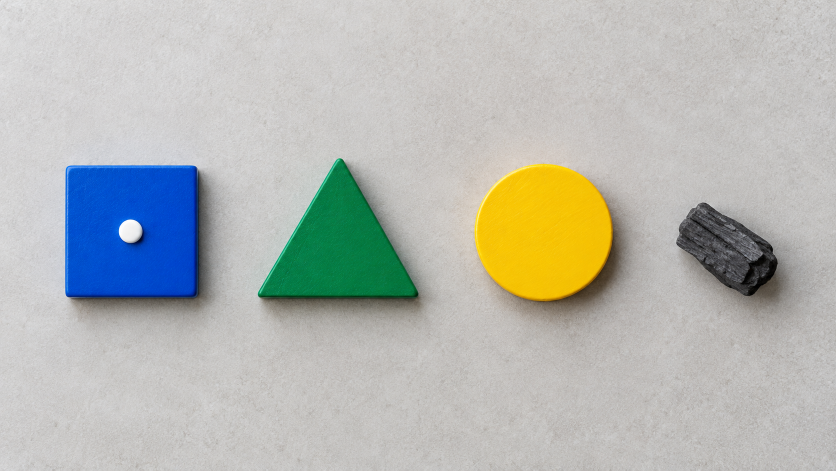
#> input picture session-04/assets/mask-lab-source.png, 1672 x 941 px, found by its file name (shown at 1/2 size)
$ jupyter execute 04_color_filtering_masks.ipynb
#> lines starting #> are read from the running program, lines starting #| are printed output that depends on the picture; after the words box and inside, x2 and y2 are one past the last pixel; in counts of white or black regions, pixels touching at a corner belong together
# Session 04 — Color Filtering and Masks

**Goal:** turn a colour rule into a visible mask, clean that mask, and measure its largest region.

This notebook uses a supplied still image, so it runs in Google Colab without webcam permissions. You will edit just the HSV limits, then inspect what changes.

## 1. Import the tools

OpenCV changes and measures images. NumPy stores the image as numbers. Matplotlib shows the results.

[cell 1]
# OpenCV gives us tools for working with image pixels.
import cv2

# NumPy stores image pixels as rows and columns of numbers.
import numpy as np

# Matplotlib displays images inside Google Colab.
import matplotlib.pyplot as plt

## 2. Load the lesson image

The image is stored in this course repository. `imdecode` turns the downloaded bytes into an image. OpenCV normally uses BGR order, so we immediately convert it to RGB for display.

[cell 2]
# urlopen downloads the original lesson image from GitHub.
from urllib.request import urlopen

# This is the image used throughout the lesson.
IMAGE_URL = "https://raw.githubusercontent.com/qershyahya/iskytech-computer-vision-lab/main/session-04/assets/mask-lab-source.png"

# Download the image file as bytes.
image_bytes = urlopen(IMAGE_URL).read()

# Turn those bytes into an OpenCV image.
# OpenCV first reads colour images in BGR order.
image_bgr = cv2.imdecode(np.frombuffer(image_bytes, np.uint8), cv2.IMREAD_COLOR)
#> image_bgr is the input picture: shape (941, 1672, 3); mean B, G, R 179.1, 184.1, 181.1

# Change BGR to RGB so Matplotlib shows the colours correctly.
image = cv2.cvtColor(image_bgr, cv2.COLOR_BGR2RGB)

# Make one empty space for the original image.
plt.figure(figsize=(8, 4.5))

# Draw the image in that space.
plt.imshow(image)

# Hide the number grid around the image.
plt.axis("off")

# Give the image a clear title.
plt.title("Original lesson image")

## 3. Choose the blue rule

HSV means **Hue, Saturation, Value**. Each pixel has three values. The two lines below set the lowest and highest HSV value we will accept as blue.

**Your edit:** change one number only, rerun the next cell, then explain one change in the mask.

[cell 3]
# Each list is [Hue, Saturation, Value].
# Hue runs from 0 to 179 in OpenCV.
# Saturation and Value run from 0 to 255.

# EDIT: the smallest HSV values that will count as blue.
LOWER_BLUE = np.array([95, 70, 55])

# EDIT: the largest HSV values that will count as blue.
UPPER_BLUE = np.array([125, 255, 255])

## 4. Make and inspect the raw mask

`inRange` tests every pixel. White means the pixel passed the blue rule; black means it did not.

[cell 4]
# Describe every pixel using Hue, Saturation, and Value.
hsv = cv2.cvtColor(image, cv2.COLOR_RGB2HSV)
#> hsv: shape (941, 1672, 3); mean H, S, V 37.3, 33.7, 193.5

# Test every HSV pixel against the blue limits.
# White means "keep this pixel". Black means "ignore this pixel".
raw_mask = cv2.inRange(hsv, LOWER_BLUE, UPPER_BLUE)
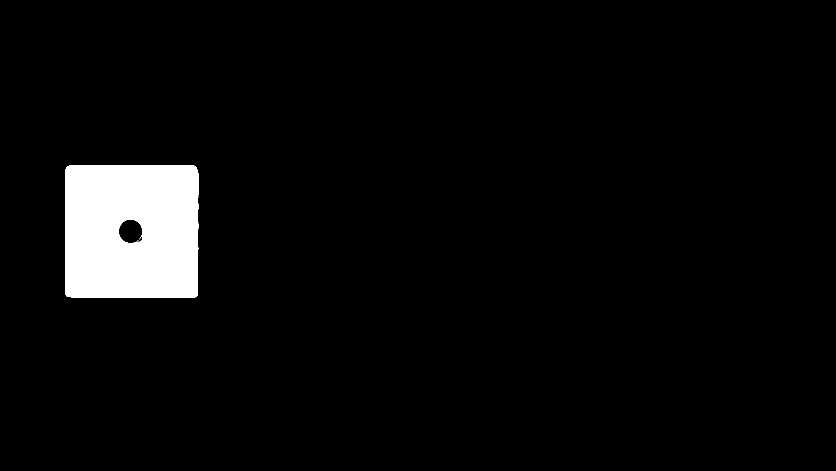
#> raw_mask: shape (941, 1672) (shown at 1/2 size); 4.4% white; 2 white regions (1 under 20 px), largest, box (x1, y1, x2, y2) and area: (130, 330, 397, 596) 68648

# Make a figure with two image spaces.
plt.figure(figsize=(10, 4))

# Show the original image on the left.
plt.subplot(1, 2, 1)
plt.imshow(image)
plt.title("Original")
plt.axis("off")

# Show the first black-and-white mask on the right.
plt.subplot(1, 2, 2)
plt.imshow(raw_mask, cmap="gray")
plt.title("Raw mask: white = kept")
plt.axis("off")
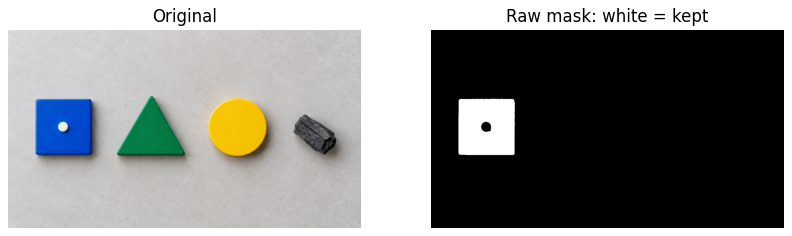
#> figure drawn by matplotlib, 2 panels

## 5. Clean the mask carefully

A small **opening** removes isolated white specks. A small **closing** fills tiny black holes. The 5×5 kernel is the size of the cleaning tool. Do not make it larger unless you can point to a visible problem it fixes.

[cell 5]
# Make a small 5 by 5 square cleaning tool.
# It is called a kernel because OpenCV slides it across the mask.
KERNEL = np.ones((5, 5), np.uint8)

# Opening removes isolated white specks.
clean_mask = cv2.morphologyEx(raw_mask, cv2.MORPH_OPEN, KERNEL)
#> clean_mask: shape (941, 1672); 4.4% white; 1 white region, box (x1, y1, x2, y2) and area: (130, 330, 397, 596) 68597

# Closing fills tiny black holes inside the kept region.
clean_mask = cv2.morphologyEx(clean_mask, cv2.MORPH_CLOSE, KERNEL)
#> clean_mask: shape (941, 1672); 4.4% white; 1 white region, box (x1, y1, x2, y2) and area: (130, 330, 397, 596) 68605

# Make a figure with two image spaces.
plt.figure(figsize=(10, 4))

# Show the mask before cleaning.
plt.subplot(1, 2, 1)
plt.imshow(raw_mask, cmap="gray")
plt.title("Before cleanup")
plt.axis("off")

# Show the mask after cleaning.
plt.subplot(1, 2, 2)
plt.imshow(clean_mask, cmap="gray")
plt.title("After cleanup")
plt.axis("off")
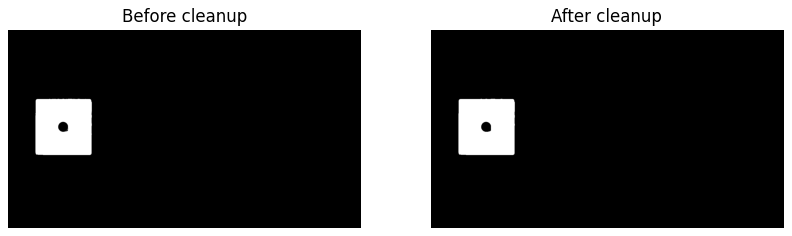
#> figure drawn by matplotlib, 2 panels

## 6. Measure the largest connected region

A connected component is a group of touching white pixels. We choose the largest group, draw its box and centre, and report its area. This is a rule-based measurement, not recognition of an object's identity.

[cell 6]
# Find groups of touching white pixels in the cleaned mask.
count, labels, stats, centres = cv2.connectedComponentsWithStats(clean_mask)
#> count = 2; stats = [[0, 0, 1672, 941, 1504747], [130, 330, 267, 266, 68605]]; centres = [[861.6, 470.3], [262.9, 462.9]]

# Make a copy so the original image stays unchanged.
result = image.copy()

# Label 0 is always the black background.
# If there is no label 1 or higher, no blue region passed the rule.
if count <= 1:
    print("No blue region passed the current rule. Adjust one HSV limit and try again.")
else:
    # Ignore the background and choose the region with the largest area.
    biggest = 1 + np.argmax(stats[1:, cv2.CC_STAT_AREA])
#> biggest = 1

    # Read the chosen region's left edge and top edge.
    x = stats[biggest, cv2.CC_STAT_LEFT]
#> x = 130
    y = stats[biggest, cv2.CC_STAT_TOP]
#> y = 330

    # Read the chosen region's width, height, and area.
    width = stats[biggest, cv2.CC_STAT_WIDTH]
#> width = 267
    height = stats[biggest, cv2.CC_STAT_HEIGHT]
#> height = 266
    area = stats[biggest, cv2.CC_STAT_AREA]
#> area = 68605

    # Read and round the chosen region's centre point.
    cx = int(centres[biggest, 0])
#> cx = 262
    cy = int(centres[biggest, 1])
#> cy = 462

    # Draw a cyan box around the largest region.
    cv2.rectangle(result, (x, y), (x + width, y + height), (25, 205, 224), 4)
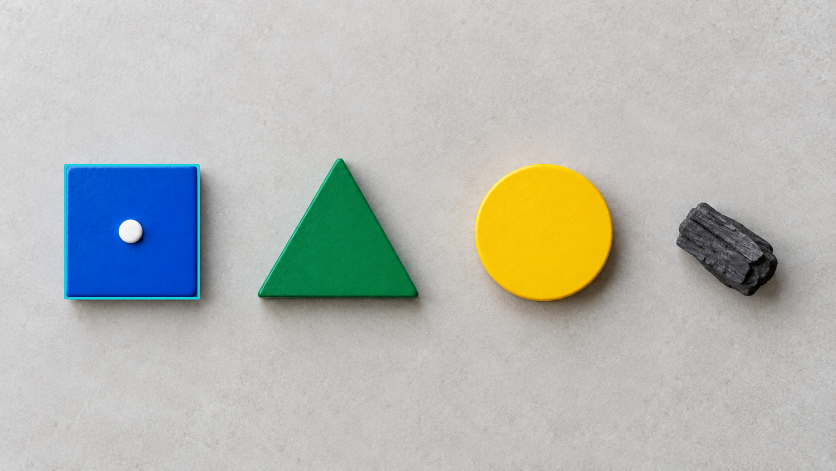
#> result: shape (941, 1672, 3) (shown at 1/2 size); mean R, G, B 180.9, 184.4, 179.4

    # Draw an orange dot at the region's centre.
    cv2.circle(result, (cx, cy), 8, (246, 138, 69), -1)
#> result: shape (941, 1672, 3); 0.01% of pixels changed, all inside (x1, y1, x2, y2) = (254, 454, 271, 471)

    # Report the measurement in plain language.
    print(f"Largest blue region: area = {area} pixels, centre = ({cx}, {cy})")
#| Largest blue region: area = 68605 pixels, centre = (262, 462)

# Show the measured result.
plt.figure(figsize=(8, 4.5))
plt.imshow(result)
plt.title("Largest connected blue region")
plt.axis("off")
